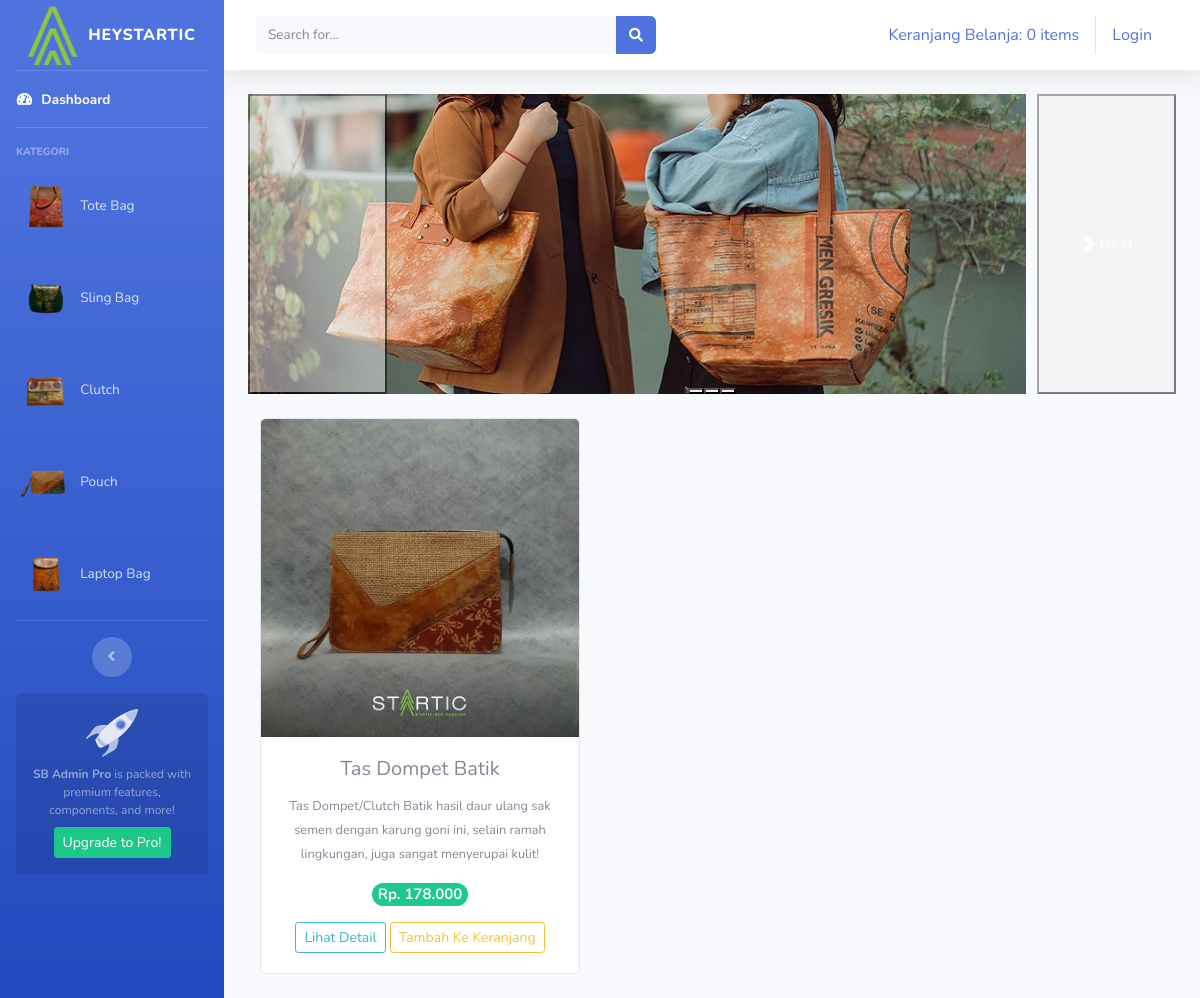
The app's page /index.php/kategori/clutch with its own data.
### tables this page shows
CREATE TABLE `barang` (
  `id_produk` int(11) NOT NULL,
  `nama_brg` varchar(50) NOT NULL,
  `deskripsi` varchar(450) NOT NULL,
  `kategori` varchar(50) NOT NULL COMMENT '1=Totebag, 2=Slingbag, 3=Clutch, 4=Pouch, 5=Laptopbag',
  `harga` int(11) NOT NULL,
  `stok` int(4) NOT NULL,
  `gambar` varchar(100) NOT NULL
);

### application/controllers/kategori.php (called while the page is built, shortened)
<?php
class Kategori extends CI_Controller
{
    public function clutch()
    {
        $data['clutch'] = $this->model_kategori->data_clutch()->result();
        $this->load->view('templates/header');
        $this->load->view('templates/sidebar');
        $this->load->view('clutch', $data);
        $this->load->view('templates/footer');
    }
}

### index.php (called while the page is built, shortened)
<?php
require_once BASEPATH.'core/CodeIgniter.php';

### application/models/model_kategori.php (called while the page is built, shortened)
<?php
class Model_kategori extends CI_Model
{
    public function data_clutch()
    {
        return $this->db->get_where("barang", array('kategori' => 'clutch'));
    }
}

### application/views/clutch.php (the view, shortened to what this page needs)
<div class="container-fluid">
    <div id="carouselExampleIndicators" class="carousel slide" data-bs-ride="carousel">
        <div class="carousel-indicators">
            <button type="button" data-bs-target="#carouselExampleIndicators" data-bs-slide-to="0" class="active" aria-current="true" aria-label="Slide 1"></button>
            <button type="button" data-bs-target="#carouselExampleIndicators" data-bs-slide-to="1" aria-label="Slide 2"></button>
            <button type="button" data-bs-target="#carouselExampleIndicators" data-bs-slide-to="2" aria-label="Slide 3"></button>
        </div>
        <div class="carousel-inner">
            <div class="carousel-item active">
                <img src="<?php echo base_url('assets/img/slider1.jpg') ?>" class="d-block w-40" alt="...">
            </div>
        </div>
        <button class="carousel-control-prev" type="button" data-bs-target="#carouselExampleIndicators" data-bs-slide="prev">
            <span class="carousel-control-prev-icon" aria-hidden="true"></span>
            <span class="visually-hidden">Previous</span>
        </button>
        <button class="carousel-control-next" type="button" data-bs-target="#carouselExampleIndicators" data-bs-slide="next">
            <span class="carousel-control-next-icon" aria-hidden="true"></span>
            <span class="visually-hidden">Next</span>
        </button>
    </div>
    <div class="row text-center mt-4">
        <?php foreach ($clutch as $brg) : ?>
            <div class="card ml-4 mb-4" style="width: 20rem;">
                <img src="<?php echo base_url() . '/uploads/' . $brg->gambar ?>" class="card-img-top" alt="...">
                <div class="card-body">
                    <h5 class="card-title"><?php echo $brg->nama_brg ?></h5>
                    <small><?php echo $brg->deskripsi ?></small>
                    <p>
                    <h5><span class="badge rounded-pill bg-success text-light mb 3">Rp. <?php echo number_format($brg->harga, 0, ',', '.')  ?></span></h5>
                    </p>
                    <?php echo anchor('dashboard/detail/' . $brg->id_produk, '<div class="btn btn-sm btn-outline-info">Lihat Detail</div>') ?>
                    <?php echo anchor('dashboard/tambah_ke_keranjang/' . $brg->id_produk, '<div class="btn btn-sm btn-outline-warning">Tambah Ke Keranjang</div>') ?>
                </div>
            </div>
        <?php endforeach ?>
    </div>
</div>

### records on screen
barang: gambar (picture), nama_brg "Tas Dompet Batik", deskripsi "Tas Dompet/Clutch Batik hasil daur ulang sak semen dengan karung goni ini, selain ramah lingkungan, juga sangat menyerupai kulit!", harga "178.000", id_produk "Lihat Detail", id_produk "Tambah Ke Keranjang"

### other values on screen
anchor('dashboard/detail_keranjang', $keranjang) "Keranjang Belanja: 0 items"
anchor('auth/login', 'Login') "Login"
